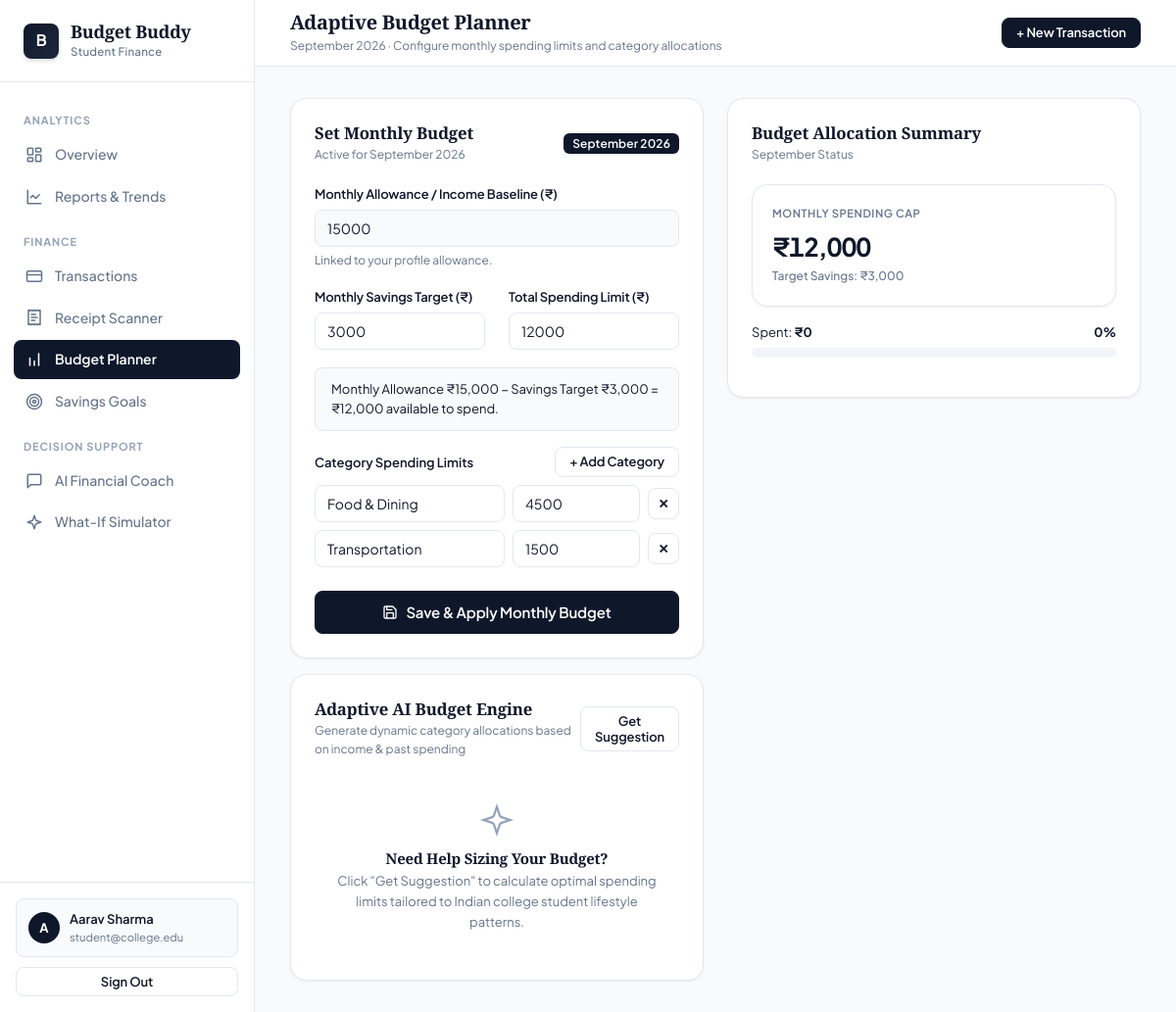
Page /budget (signed in) on the earlier database version.
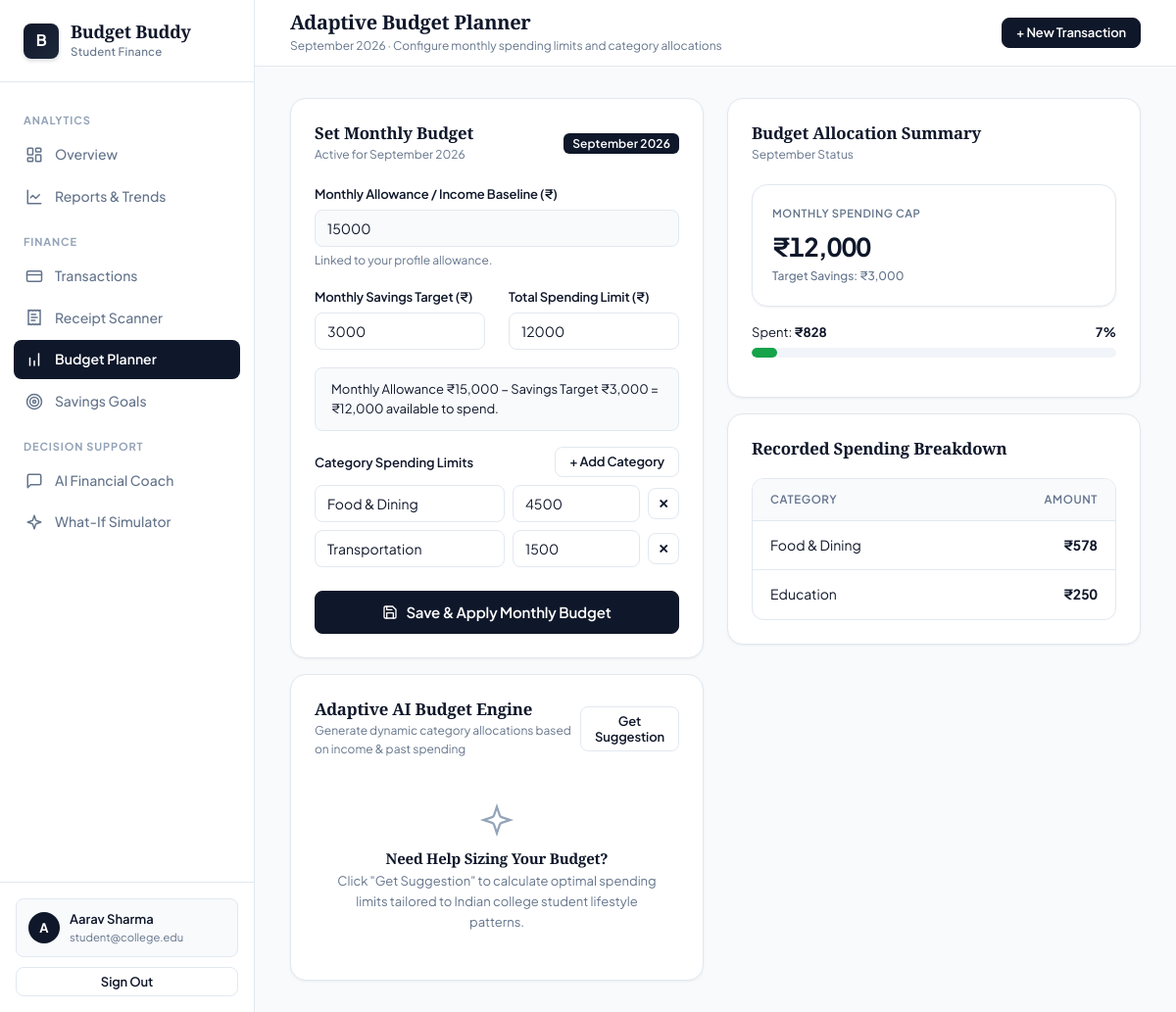
Same page on the later database version.
### tables this page shows
CREATE TABLE transactions (
        id TEXT PRIMARY KEY,
        user_id TEXT NOT NULL,
        type TEXT NOT NULL,
        amount REAL NOT NULL,
        description TEXT NOT NULL,
        category TEXT,
        date TEXT NOT NULL,
        source TEXT DEFAULT 'manual',
        source_label TEXT,
        created_at TEXT
    );

### app/routes/budget.py (the view)
@budget_bp.route('/budget')
@login_required
def budget():
    user_id = session['user_id']
    year, month = get_current_month_year()
    profile = db.get_profile(user_id)
    monthly_income = float(profile.get('monthly_income', 0)) if profile else 0.0
    current_budget = db.get_budget(user_id, year, month)
    transactions = db.get_transactions_by_month(user_id, year, month)
    analysis = analysis_service.analyze_spending(transactions, year, month)
    all_tx = db.get_transactions(user_id, limit=500)
    all_analysis = analysis_service.analyze_spending(all_tx)
    recommendation = budget_service.generate_budget_recommendation(
        monthly_income,
        float(current_budget['savings_target']) if current_budget else 0,
        all_analysis['category_spending']
    )
    goals = db.get_goals(user_id)
    month_name = calendar.month_name[month]
    return render_template(
        'budget.html',
        budget=current_budget,
        monthly_income=monthly_income,
        analysis=analysis,
        recommendation=recommendation,
        categories=EXPENSE_CATEGORIES,
        goals=goals,
        month_name=month_name,
        year=year,
        month=month,
        profile=profile
    )

### app/services/analysis_service.py (called while the page is built)
def _empty_analysis() -> dict:
    return {
        'total_expenses': 0.0,
        'total_income': 0.0,
        'category_spending': {},
        'avg_daily_spending': 0.0,
        'largest_expenses': [],
        'weekly_spending': {},
        'monthly_trend': {},
        'transaction_count': 0
    }

### app/services/budget_service.py (called while the page is built)
def _generate_budget_notes(income: float, savings: float, available: float) -> list:
    notes = []
    savings_pct = (savings / income * 100) if income > 0 else 0
    if savings_pct >= 20:
        notes.append(f"Excellent! You're targeting {savings_pct:.0f}% savings — well above the recommended 20%.")
    elif savings_pct >= 10:
        notes.append(f"Good savings target of {savings_pct:.0f}%. Try to increase to 20% if possible.")
    else:
        notes.append(f"Your savings target is {savings_pct:.0f}%. Consider increasing it for financial security.")
    return notes

### app/services/local_db.py (called while the page is built)
def get_db():
    conn = sqlite3.connect(DB_PATH)
    conn.row_factory = sqlite3.Row
    return conn

### app/services/supabase_service.py (called while the page is built, shortened)
def get_client():
    global _client
    if _client is None:
        if not is_supabase_configured():
            return None
    return _client

### app/templates/budget.html (shortened to what the changed rows need)
{% extends "base.html" %}
{% block content %}
<div class="grid-2">
  <div class="d-flex flex-col gap-16">
    <div class="card">
      {% set spent_amt = analysis.total_expenses %}
      {% set target_amt = budget.amount if (budget and budget.amount) else 12000 %}
      {% set usage_pct = [(spent_amt / target_amt * 100) if target_amt > 0 else 0, 100] | min %}
      <div class="mb-16">
        <div class="d-flex justify-between" style="font-size: 0.8125rem; margin-bottom: 6px;">
          <span>Spent: <strong>₹{{ "{:,.0f}".format(spent_amt) }}</strong></span>
          <span style="font-weight: 700;">{{ "{:.0f}".format((spent_amt / target_amt * 100) if target_amt else 0) }}%</span>
        </div>
        <div class="progress-bar-bg" style="height: 10px;">
          <div class="progress-bar-fill {{ 'danger' if spent_amt > target_amt else 'warning' if (spent_amt / target_amt) > 0.75 else 'success' }}"
               style="width: {{ usage_pct }}%;"></div>
        </div>
      </div>
    </div>
    {% if analysis.category_spending %}
    <div class="card">
      <div class="card-header">
        <h5 class="card-title">Recorded Spending Breakdown</h5>
      </div>
      <div class="table-wrapper">
        <table class="table">
          <thead>
            <tr>
              <th>Category</th>
              <th style="text-align: right;">Amount</th>
            </tr>
          </thead>
          <tbody>
            {% for cat, amt in analysis.category_spending.items() | sort(attribute=1, reverse=True) %}
            <tr>
              <td>{{ cat }}</td>
              <td style="text-align: right; font-weight: 700;">₹{{ "{:,.0f}".format(amt) }}</td>
            </tr>
            {% endfor %}
          </tbody>
        </table>
      </div>
    </div>
    {% endif %}
  </div>
</div>
{% endblock %}

Differences in the rows shown:
added transactions: category "Food & Dining", amt "578"
added transactions: category "Education", amt "250"
Other differences:
{{ "{:,.0f}".format(spent_amt) }}: "0" → "828"
{{ "{:.0f}".format((spent_amt / target_amt * 100) if target_amt else 0) }}: "0" → "7"
text now shown: "Recorded Spending Breakdown CATEGORY AMOUNT"
